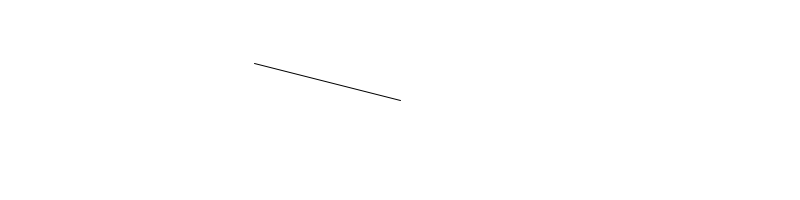
Frame 1 (no input)
Frame 60 (the mouse pressed at the canvas centre just before this capture): identical to frame 1, image omitted
Frame 120 (the mouse held since frame 60 and released just before this capture): blank canvas, image omitted

The Processing sketch that drew this single still picture (run headless with seeded random() and noise(); from frame 60 on, the mouse is pressed at the canvas centre):

// Processing sketch: vector_normalize
// ── vector_normalize.pde
/**
 * Normalize 
 * by Daniel Shiffman.  
 * 
 * Demonstration of normalizing a vector.
 * Normalizing a vector sets its length to 1.
 */

void setup() {
  size(800,200);
  smooth();
}

void draw() {
  background(255);
  
  // A vector that points to the mouse location
  PVector mouse = new PVector(mouseX,mouseY);
  // A vector that points to the center of the window
  PVector center = new PVector(width/2,height/2);
  // Subtract center from mouse which results in a vector that points from center to mouse
  mouse.sub(center);
  
  // Normalize the vector
  mouse.normalize();
  
  // Multiply its length by 50
  mouse.mult(150);

  translate(width/2,height/2);
  // Draw the resulting vector
  stroke(0);
  line(0,0,mouse.x,mouse.y);
  
}
